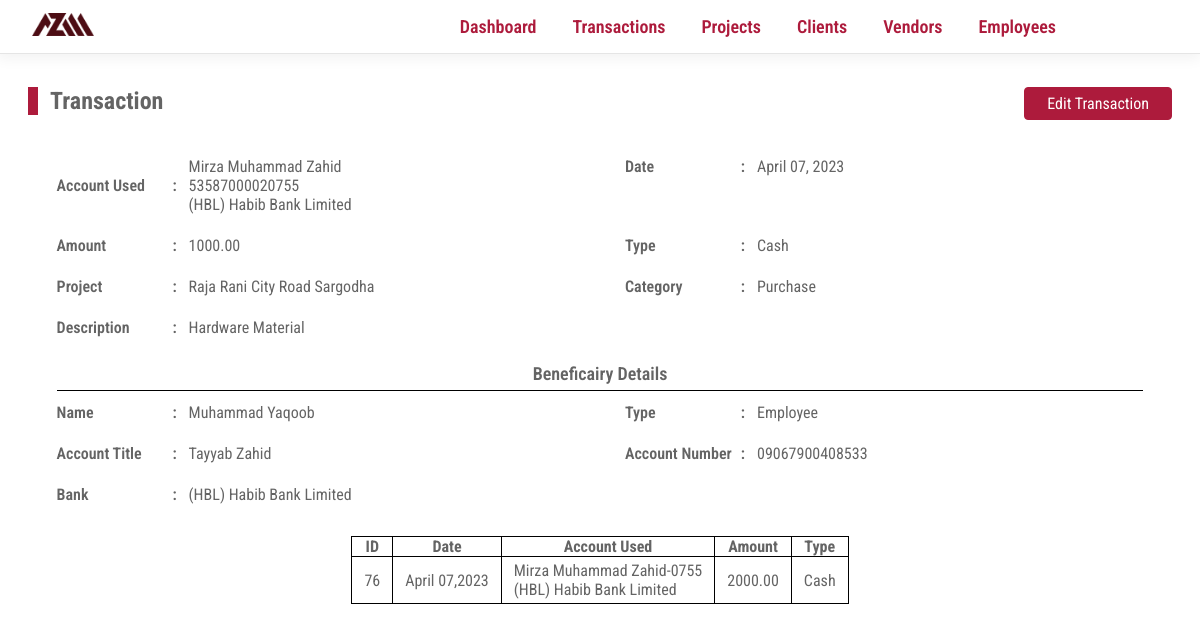
Page /transaction?cluster=3&detail_id=38 on the committed database.
### tables this page shows
CREATE TABLE IF NOT EXISTS `transactions` (
  `transaction_id` int NOT NULL AUTO_INCREMENT,
  `transaction_date` date NOT NULL,
  `transaction_amount` decimal(10,2) NOT NULL,
  `transaction_type` varchar(255) NOT NULL,
  `transaction_cluster` int NOT NULL,
  `transaction_account_used` int NOT NULL,
  PRIMARY KEY (`transaction_id`),
  KEY `FK_TRANSACTIONS_COMPANY_ACCOUNTS` (`transaction_account_used`),
  KEY `transaction_cluster` (`transaction_cluster`)
);

CREATE TABLE IF NOT EXISTS `company_accounts` (
  `company_account_id` int NOT NULL AUTO_INCREMENT,
  `company_account_bank` int NOT NULL,
  `company_account_title` varchar(255) NOT NULL,
  `company_account_number` varchar(255) NOT NULL,
  PRIMARY KEY (`company_account_id`),
  KEY `FK_COMPANY_ACCOUNTS_BANKS` (`company_account_bank`)
);

CREATE TABLE IF NOT EXISTS `banks` (
  `bank_id` int NOT NULL AUTO_INCREMENT,
  `bank_name` varchar(255) DEFAULT NULL,
  PRIMARY KEY (`bank_id`)
);

CREATE TABLE IF NOT EXISTS `transaction_details` (
  `transaction_detail_id` int NOT NULL AUTO_INCREMENT,
  `transaction_detail_date` date NOT NULL,
  `transaction_detail_intermediate_beneficiary` int NOT NULL,
  `transaction_detail_destination_beneficiary` int NOT NULL,
  `transaction_cluster` int DEFAULT NULL,
  `transaction_detail_purpose` varchar(255) DEFAULT NULL,
  `transaction_detail_category` int NOT NULL,
  `transaction_detail_project` int DEFAULT NULL,
  `transaction_detail_amount` decimal(10,2) NOT NULL,
  PRIMARY KEY (`transaction_detail_id`),
  KEY `fk_transaction_detail_project` (`transaction_detail_project`),
  KEY `fk_intermediate` (`transaction_detail_intermediate_beneficiary`),
  KEY `fk_destination` (`transaction_detail_destination_beneficiary`),
  KEY `fk_cluster` (`transaction_cluster`),
  KEY `fk_category` (`transaction_detail_category`)
);

CREATE TABLE IF NOT EXISTS `projects` (
  `project_id` int NOT NULL AUTO_INCREMENT,
  `project_name` varchar(255) NOT NULL,
  `project_client` int NOT NULL,
  `project_city` int NOT NULL,
  `project_location` varchar(255) NOT NULL,
  `project_start_date` date NOT NULL,
  `project_end_date` date NOT NULL,
  PRIMARY KEY (`project_id`),
  KEY `FK_PROJECTS_CITIES` (`project_city`),
  KEY `FK_PROJECTS_CLIENTS` (`project_client`)
);

CREATE TABLE IF NOT EXISTS `transaction_categories` (
  `transaction_category_id` int NOT NULL AUTO_INCREMENT,
  `transaction_category_name` varchar(255) NOT NULL,
  PRIMARY KEY (`transaction_category_id`)
);

CREATE TABLE IF NOT EXISTS `beneficiaries` (
  `beneficiary_id` int NOT NULL AUTO_INCREMENT,
  `beneficiary_name` varchar(255) NOT NULL,
  `beneficiary_city` int DEFAULT NULL,
  `beneficiary_cell_primary` varchar(255) NOT NULL,
  `beneficiary_cell_secondary` varchar(255) NOT NULL,
  `beneficiary_about` varchar(255) DEFAULT NULL,
  `vendor_id` int DEFAULT NULL,
  `employee_id` int DEFAULT NULL,
  `beneficiary_type` varchar(255) NOT NULL,
  `beneficiary_bank_account` int DEFAULT NULL,
  PRIMARY KEY (`beneficiary_id`),
  KEY `vendor_id` (`vendor_id`),
  KEY `employee_id` (`employee_id`),
  KEY `FK_BENEFICIARIES_CITIES` (`beneficiary_city`),
  KEY `FK_BENEFICIARIES_BANK_ACCOUNTS` (`beneficiary_bank_account`)
);

CREATE TABLE IF NOT EXISTS `bank_accounts` (
  `bank_account_id` int NOT NULL AUTO_INCREMENT,
  `bank_account_title` varchar(255) DEFAULT NULL,
  `bank_account_number` varchar(255) DEFAULT NULL,
  `bank_account_bank` int DEFAULT NULL,
  `vendor_id` int DEFAULT NULL,
  `employee_id` int DEFAULT NULL,
  PRIMARY KEY (`bank_account_id`),
  KEY `FK_BANK_ACCOUNTS_EMPLOYEES` (`employee_id`),
  KEY `FK_BANK_ACCOUNTS_BANKS` (`bank_account_bank`),
  KEY `FK_BANK_ACCOUNTS_VENDORS` (`vendor_id`)
);

### Core/helpers.php (called while the page is built, shortened)
<?php
function controller($dir, $controller){
    require __DIR__ . DIRECTORY_SEPARATOR . '..' . DIRECTORY_SEPARATOR . "Controllers"    .   DIRECTORY_SEPARATOR .   $dir    .   DIRECTORY_SEPARATOR .   $controller .   ".php";
}
function view($dir, $view, $args =   []){
    extract($args);
    require __DIR__ . DIRECTORY_SEPARATOR . '..' . DIRECTORY_SEPARATOR . "Views"    .   DIRECTORY_SEPARATOR .   $dir    .   DIRECTORY_SEPARATOR .   $view   .   ".view.php";
}
?>

### Controllers/Transactions/show.php (called while the page is built, shortened)
<?php
$args   =   [];
if (isset($_GET['cluster']) &&  isset($_GET['detail_id']) &&  !empty($_GET['cluster']) &&  !empty($_GET['detail_id'])){
    $cluster    =   $_GET['cluster'];
    $id    =   $_GET['detail_id'];
    $transactions   =   new Transactions($config);
    $response   =   $transactions->getTransaction($cluster, $id);
    $args['transaction']    =   $response['transaction'];
    $args['details']        =   $response['details'];
}
view("transactions","show", $args);
?>

### Public/index.php (called while the page is built, shortened)
<?php
$uri    =   parse_url($_SERVER['REQUEST_URI'])['path'];
$method =   isset($_POST['__method'])?$_POST['__method']:$_SERVER['REQUEST_METHOD'];
require ('../core/helpers.php');
$router =   new Router();
$router->route($uri,$method);
?>

### Models/Transactions.php (called while the page is built, shortened)
<?php
class Transactions extends Database{
    public function getTransaction($cluster, $id){
      $query  = "SELECT
                t.transaction_id,
                t.transaction_date,
                t.transaction_amount,
                t.transaction_type,
                t.transaction_cluster,
                ca.company_account_title,
                ca.company_account_number,
                b.bank_name
      FROM transactions                                     AS                    t
      LEFT JOIN company_accounts                            AS                    ca
      ON                    ca.company_account_id           =                     t.transaction_account_used
      LEFT JOIN banks                                       AS                    b
      ON                    b.bank_id                       =                     ca.company_account_bank
      WHERE t.transaction_cluster                           =                     :cluster;
      ";
      $args = [
        'cluster' =>  $cluster
        ];
      $transaction = $this->fetchAllOrAbort($query, $args);
        $args = [
          'cluster'       =>        $cluster,
          'id'            =>        $id
        ];
        $details  = $this->fetchOrAbort($query, $args);
        $response['transaction']                            =                       $transaction;
        $response['details']                                =                       $details;
        return $response;
    }
}
?>

### Core/Database.php (called while the page is built, shortened)
<?php
class Database{
    protected $conn;
    protected function __construct($config){
        $dsn    =   'mysql:' .   http_build_query($config['database'],'',';');
        $this->conn =   new PDO($dsn);
        $this->conn->setAttribute(PDO::ATTR_DEFAULT_FETCH_MODE, PDO::FETCH_ASSOC);
    }
    protected function query($sql, $args){
        $stmt   =   $this->conn->prepare($sql);
        $stmt->execute($args);
        return $stmt;
    }
    protected function fetchAllOrAbort($query, $args =   []){
        try{
            $response   =   $this->query($query, $args);
            $result     =   $response->fetchAll();
            return $result;
        }catch(PDOException $e){
            $this->abort($e->getMessage());
        }
    }
    protected function fetchOrAbort($query, $args =   []){
            $response   =   $this->query($query, $args);
            $result     =   $response->fetch();
            return $result;
    }
}
?>

### Views/Transactions/show.view.php (the view, shortened to what this page needs)
<body>
    <div class="main_content">
        <div class="content_head">
            <h2 class="title">Transaction</h2>
            <div class="options">
                <a href="/edit-transaction?cluster=<?php echo $transaction[0]['transaction_cluster']?>">Edit Transaction</a>
            </div>
        </div>
        <div class="details_container">
            <?php
            extract($details);
            ?>
            <div class="details_group">
                <label for="account_used">Account Used</label>
                <span><?php echo $transaction[0]['company_account_title']."<br>".$transaction[0]['company_account_number']."<br>".$transaction[0]['bank_name']?></span>
            </div>
            <div class="details_group">
                <label for="date">Date</label>
                <span><?php echo date('F d, Y', strtotime($transaction_detail_date))?></span>
            </div>
            <div class="details_group">
                <label for="amount">Amount</label>
                <span><?php echo $transaction_detail_amount?></span>
            </div>
            <div class="details_group">
                <label for="type">Type</label>
                <span><?php echo ucfirst($transaction[0]['transaction_type'])?></span>
            </div>
            <div class="details_group">
                <label for="project">Project</label>
                <span><?php echo $project_name?></span>
            </div>
            <div class="details_group">
                <label for="project">Category</label>
                <span><?php echo $category_name?></span>
            </div>
            <div class="details_group">
                <label for="description">Description</label>
                <span><?php echo empty($transaction_detail_purpose)?"N/A":$transaction_detail_purpose?></span>
            </div>
        </div>
        <?php if(!(($intermediate_name === $destination_name) && ($intermediate_type == $destination_type) && ($intermediate_bank_title == $destination_bank_title) && ($intermediate_bank_number == $destination_bank_number))): ?>
            <div class="row beneficiaries_transfer">
                <div class="column">
                    <div class="title">Intermediate</div>
                    <ul>
                        <li><?php echo $intermediate_name ?></li>
                        <li><?php echo ucfirst($intermediate_type) ?></li>
                        <?php if (!empty($intermediate_bank_title)): ?>
                            <li><?php echo ucfirst($intermediate_bank_title) ?></li>
                            <li><?php echo ucfirst($intermediate_bank_number) ?></li>
                            <li><?php echo ucfirst($intermediate_bank_name) ?></li>
                        <?php endif ?>
                    </ul>
                </div>
                <div class="column">
                    <i class="fa-sharp fa-solid fa-arrow-right"></i>
                </div>
                <div class="column">
                    <div class="title">Destination</div>
                    <ul>
                        <li><?php echo $destination_name ?></li>
                        <li><?php echo ucfirst($destination_type) ?></li>
                        <?php if (!empty($destination_bank_name)): ?>
                            <li><?php echo ucfirst($destination_bank_title) ?></li>
                            <li><?php echo ucfirst($destination_bank_number) ?></li>
                            <li><?php echo ucfirst($destination_bank_name) ?></li>
                        <?php endif ?>
                    </ul>
                </div>
            </div>
            <?php else: ?>
                <div class="column destination_details">
                    <div class="title">Beneficairy Details</div>
                    <ul>
                        <li><div class="label">Name</div><?php echo $destination_name ?></li>
                        <li><div class="label">Type</div><?php echo ucfirst($destination_type) ?></li>
                        <?php if (!empty($destination_bank_name)): ?>
                            <li><div class="label">Account Title</div><?php echo ucfirst($destination_bank_title) ?></li>
                            <li><div class="label">Account Number</div><?php echo ucfirst($destination_bank_number) ?></li>
                            <li><div class="label">Bank</div><?php echo ucfirst($destination_bank_name) ?></li>
                        <?php endif ?>
                    </ul>
                </div>
                <?php endif ?>
        <table class="simple transaction_details">
            <thead>
                <tr>
                    <th>ID</th>
                    <th>Date</th>
                    <th>Account Used</th>
                    <th>Amount</th>
                    <th>Type</th>
                </tr>
            </thead>
            <tbody>
                <?php foreach($transaction as $transaction):?>
                    <?php extract($transaction);?>
                    <tr>
                        <td><?php echo $transaction_id; ?></td>
                        <td><?php echo date("F d,Y", strtotime($transaction_date)); ?></td>
                        <td><?php echo $company_account_title."-".substr($company_account_number, -4)."<br>".$bank_name; ?></td>
                        <td><?php echo $transaction_amount; ?></td>
                        <td><?php echo ucfirst($transaction_type); ?></td>
                    </tr>
                <?php endforeach?>
            </tbody>
        </table>
    </div>
</body>
</html>

### rows in the picture
transactions: company_accounts.company_account_title "Mirza Muhammad Zahid", company_accounts.company_account_number "53587000020755", banks.bank_name "(HBL) Habib Bank Limited", transaction_type "Cash", transaction_id "76", transaction_date "April 07,2023", company_accounts.company_account_number "0755", transaction_amount "2000.00"
transaction_details: transaction_detail_date "April 07, 2023", transaction_detail_amount "1000.00", transaction_detail_project.project_name "Raja Rani City Road Sargodha", transaction_detail_category.transaction_category_name "Purchase", transaction_detail_purpose "Hardware Material", value "Muhammad Yaqoob", value "Employee", bank_accounts.bank_account_title "Tayyab Zahid", bank_accounts.bank_account_number "09067900408533", banks.bank_name "(HBL) Habib Bank Limited"
